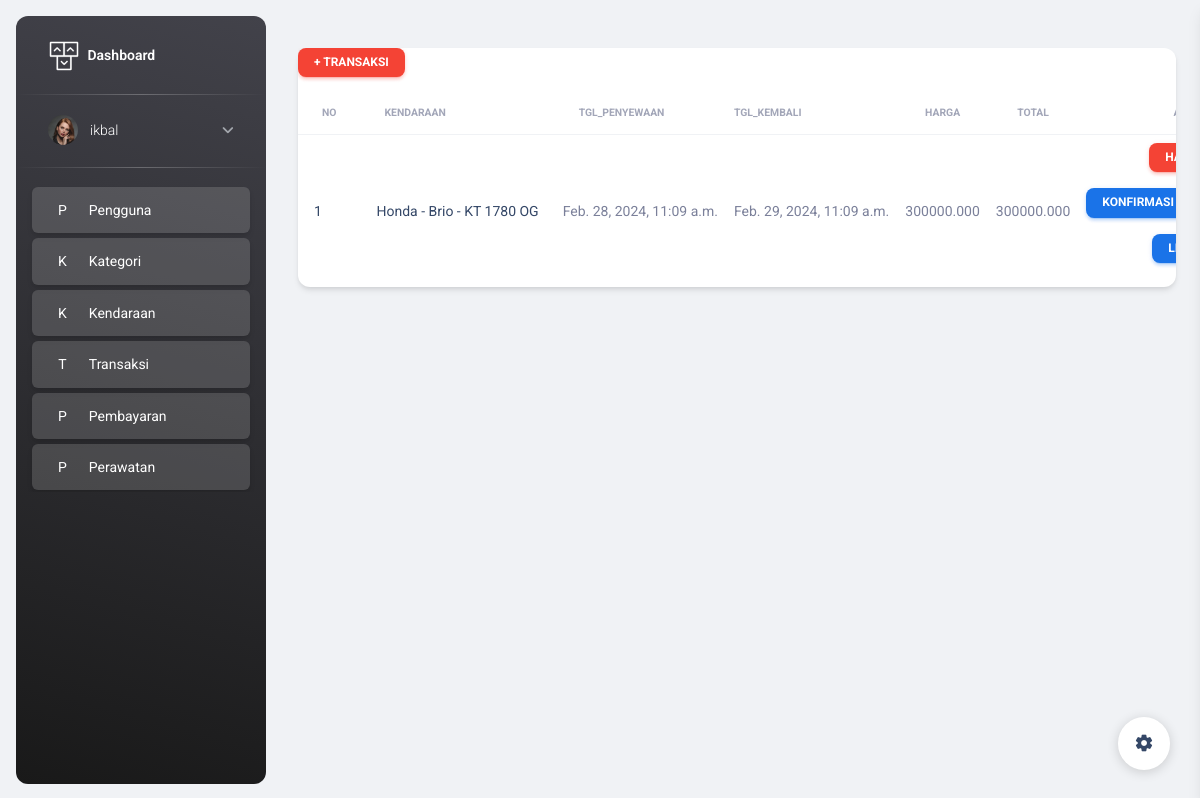
Screenshot of /dashboard/transaksi_back/ (signed in) with the database file from the repository.
### blog/models.py (models this page shows, shortened)
class Transaksi(models.Model):
    kendaraan = models.ForeignKey(
        Kendaraan, on_delete=models.CASCADE, blank=True, null=True)
    tgl_penyewaan = models.DateTimeField(blank=True, null=True)
    tgl_kembali = models.DateTimeField(blank=True, null=True)
    harga = models.DecimalField(
        max_digits=10, decimal_places=3, blank=True, null=True)
    total = models.DecimalField(
        max_digits=10, decimal_places=3, blank=True, null=True)
    sudah_dikembalikan = models.BooleanField(default=False)
    class Meta:
        verbose_name_plural = "Transaksi"

class Kendaraan(models.Model):
    kategori = models.ForeignKey(
        Kategori, on_delete=models.CASCADE, blank=True, null=True)
    no_polisi = models.CharField(max_length=100, blank=True, null=True)
    nama = models.CharField(max_length=100, blank=True, null=True)
    type_kendaraan = models.CharField(max_length=100, blank=True, null=True)
    tahun_kendaraan = models.CharField(max_length=20, blank=True, null=True)
    harga = models.DecimalField(
        max_digits=10, decimal_places=3, blank=True, null=True)
    status = models.CharField(max_length=20, choices=[(
        'tersedia', 'Tersedia'), ('disewa', 'Disewa')], default='tersedia')
    def __str__(self):
        return "{} - {} - {}".format(self.kategori, self.nama, self.no_polisi)
    class Meta:
        verbose_name_plural = "Kendaraan"

class Kategori(models.Model):
    nama = models.CharField(max_length=100)
    def __str__(self):
        return "{}".format(self.nama,)
    class Meta:
        verbose_name_plural = "Kategori"

### blog/views.py (the view)
# urls.py: path('transaksi_back/',transaksi_back, name='transaksi_back'),
@login_required
def transaksi_back(request):
    template_name = "back/transaksi_back.html"
    transaksi_back = Transaksi.objects.all()
    context = {
        'transaksi_back': transaksi_back,
        }
    return render(request, template_name, context)

### templates/back/transaksi_back.html (shortened to what this page needs)
{% extends 'back/base.html' %} {% block content %}
<div class="container-fluid py-4">
  <div class="row my-4">
    <div class="col-12">
      <div class="card">
        <div class="table-responsive">
          <div class="toolbar">
            <a class="btn btn-sm btn-danger" href="{% url 'tambah_transaksi' %}"
              >+ Transaksi</a
            >
          </div>
          <table class="table align-items-center mb-0">
            <thead>
              <tr>
                <th
                  class="text-uppercase text-xxs font-weight-bolder opacity-7"
                >
                  No
                </th>
                <th
                  class="text-uppercase text-xxs font-weight-bolder opacity-7"
                >
                  Kendaraan
                </th>
                <th
                  class="text-uppercase text-xxs font-weight-bolder opacity-7"
                >
                  tgl_penyewaan
                </th>
                <th
                  class="text-uppercase text-xxs font-weight-bolder opacity-7 ps-2"
                >
                  tgl_kembali
                </th>
                <th
                  class="text-center text-uppercase text-xxs font-weight-bolder opacity-7"
                >
                  harga
                </th>
                <th
                  class="text-center text-uppercase text-xxs font-weight-bolder opacity-7"
                >
                  total
                </th>
                <th
                  class="text-center text-uppercase text-xxs font-weight-bolder opacity-7"
                >
                </th>
              </tr>
            </thead>
            <tbody>
              {% for a in transaksi_back %}
              <tr>
                <td>
                  <div class="d-flex px-2 py-1">
                    <h6 class="mb-0 font-weight-normal text-sm">
                      {{ forloop.counter }}
                    </h6>
                  </div>
                </td>
                <td>
                  <div class="d-flex px-2 py-1">
                    <h6 class="mb-0 font-weight-normal text-sm">
                      {{ a.kendaraan }}
                    </h6>
                  </div>
                </td>
                <td>
                  <p class="text-sm font-weight-normal mb-0">
                    {{ a.tgl_penyewaan }}
                  </p>
                </td>
                <td>
                  <p class="text-sm font-weight-normal mb-0">
                    {{ a.tgl_kembali}}
                  </p>
                </td>
                <td>
                  <p class="text-sm font-weight-normal mb-0">{{ a.harga }}</p>
                </td>
                <td>
                  <p class="text-sm font-weight-normal mb-0">{{ a.total }}</p>
                </td>
                <td class="align-middle text-center">
                  <a
                    href="{% url 'hapus_transaksi' a.id %}"
                    class="btn btn-sm btn-danger"
                    >Hapus</a
                  >
                  {% if not a.sudah_dikembalikan %}
                  <form
                    method="post"
                    action="{% url 'konfirmasi_pengembalian' transaksi_id=a.id %}"
                  >
                    <button type="submit" class="btn btn-sm btn-info">
                      Konfirmasi Pengembalian
                    </button>
                  </form>
                  {% else %}
                  <span class="badge bg-success">Sudah Kembali</span>
                  {% endif %}
                  <a
                    href="{% url 'lihat_transaksi' a.id %}"
                    class="btn btn-sm btn-info"
                    >Lihat</a
                  >
                </td>
                {% endfor %}
              </tr>
            </tbody>
          </table>
        </div>
      </div>
    </div>
  </div>
</div>
{% endblock content %}

### templates/back/menu.html (shortened to what this page needs)
{% load static %}
<aside class="sidenav navbar navbar-vertical navbar-expand-xs border-0 border-radius-xl my-3 fixed-start ms-3   bg-gradient-dark" id="sidenav-main">
  <div class="sidenav-header">
    <a class="navbar-brand m-0" href="{% url 'dashboard' %}">
        <img src="{% static 'back/img/logo-ct.png' %}" class="navbar-brand-img h-100" alt="main_logo">
        <span class="ms-1 font-weight-bold text-white">Dashboard</span>
    </a>
</div>
    <hr class="horizontal light mt-0 mb-2">
    <div class="collapse navbar-collapse  w-auto h-auto max-height-vh-100 h-100" id="sidenav-collapse-main">
      <ul class="navbar-nav">
        <li class="nav-item mb-2 mt-0">
          <a data-bs-toggle="collapse" href="#ProfileNav" class="nav-link text-white" aria-controls="ProfileNav" role="button" aria-expanded="false">
            <img src="{% static 'back/img/team-3.jpg' %}" class="avatar">
            <span class="nav-link-text ms-2 ps-1">{{user}}</span>
          </a>
        </li>
        <hr class="horizontal light mt-0">
                    <li class="nav-item">
                      <a class="nav-link text-white active" href="{% url 'tabel_users' %}">
                        <span class="sidenav-mini-icon"> P </span>
                        <span class="sidenav-normal  ms-2  ps-1"> Pengguna </span>
                      </a>
                    </li>
                    <li class="nav-item">
                      <a class="nav-link text-white active" href="{% url 'kategori' %}">
                        <span class="sidenav-mini-icon"> K </span>
                        <span class="sidenav-normal  ms-2  ps-1"> Kategori </span>
                      </a>
                    </li>
                    <li class="nav-item">
                      <a class="nav-link text-white active" href="{% url 'tabel_kendaraan' %}">
                        <span class="sidenav-mini-icon"> K </span>
                        <span class="sidenav-normal  ms-2  ps-1"> Kendaraan </span>
                      </a>
                    </li>
                    <li class="nav-item">
                      <a class="nav-link text-white active" href="{% url 'transaksi_back' %}">
                        <span class="sidenav-mini-icon"> T </span>
                        <span class="sidenav-normal  ms-2  ps-1"> Transaksi </span>
                      </a>
                    </li>
                    <li class="nav-item">
                      <a class="nav-link text-white active" href="{% url 'pembayaran_back' %}">
                        <span class="sidenav-mini-icon"> P </span>
                        <span class="sidenav-normal  ms-2  ps-1"> Pembayaran </span>
                      </a>
                    </li>
                    <li class="nav-item">
                      <a class="nav-link text-white active" href="{% url 'monitoring' %}">
                        <span class="sidenav-mini-icon"> P </span>
                        <span class="sidenav-normal  ms-2  ps-1"> Perawatan </span>
                      </a>
                    </li>
                  </ul>
                </div>
  </aside>

### rows the page displays
Transaksi: kendaraan "Honda - Brio - KT 1780 OG", tgl_penyewaan "Feb. 28, 2024, 11:09 a.m.", tgl_kembali "Feb. 29, 2024, 11:09 a.m.", harga "300000.000", total "300000.000", sudah_dikembalikan "KONFIRMASI…"

### other values shown
{{ user }} "ikbal"
